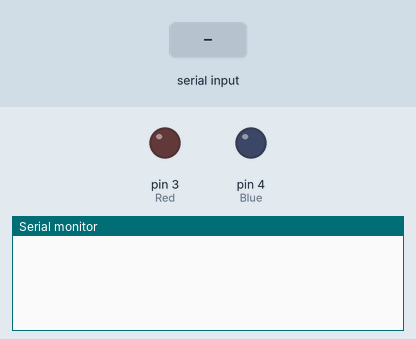
This sketch was run on a simulated Arduino Uno, built with avr-gcc and run on an emulated ATmega328P. Parts: output pins drawn as LEDs (lit = HIGH), the last lines printed to the serial monitor. The test bench sets the inputs (shaded band).

Above: at 1.2 s.
1.3 s: "Red\n" received over Serial
At 2.8 s:
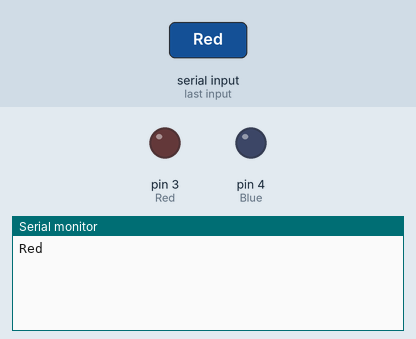
3.8 s: "No red\n" received over Serial
At 6.0 s:
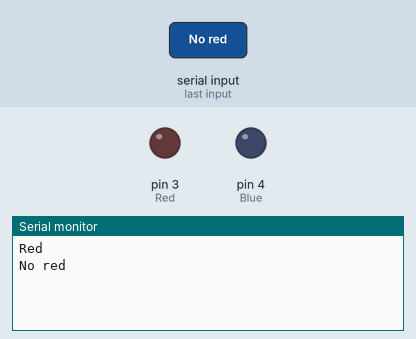
6.3 s: "Blue\n" received over Serial
At 7.8 s:
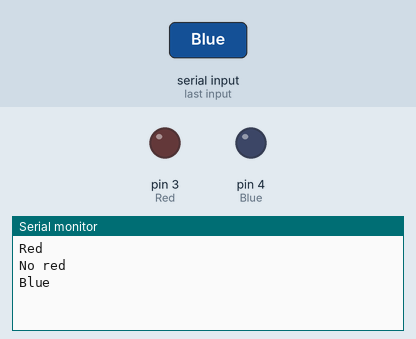

Measured:
- after the input at 1.3 s, the serial monitor: prints a new line after 1.0 s (image 1)
- after the input at 3.8 s, the serial monitor: prints a new line after 1.0 s (image 2)
- after the input at 6.3 s, the serial monitor: prints a new line after 1.0 s (image 3)

The sketch:

Maincode.ino
```cpp
// This is an IoT-based Arduino-operated project using a Bluetooth module.

int Red = 3;
int Blue = 4;


void setup() {
  Serial.begin(9600);
  pinMode(Red,OUTPUT);
  pinMode(Blue,OUTPUT);


}


char c;
String voice;

void loop() {
  if (Serial.available()>0)
  {
    voice="";
    voice=Serial.readString();
    Serial.print(voice+'\n');
  }

  if(voice=="Red")
  {
    digitalWrite(Red,HIGH);
  } else if(voice=="No red")
  {
    digitalWrite(Red,LOW);
  }

    if(voice=="Blue")
  {
    digitalWrite(Blue,HIGH);
  } else if(voice=="No blue")
  {
    digitalWrite(Blue,LOW);
  }


}
```
